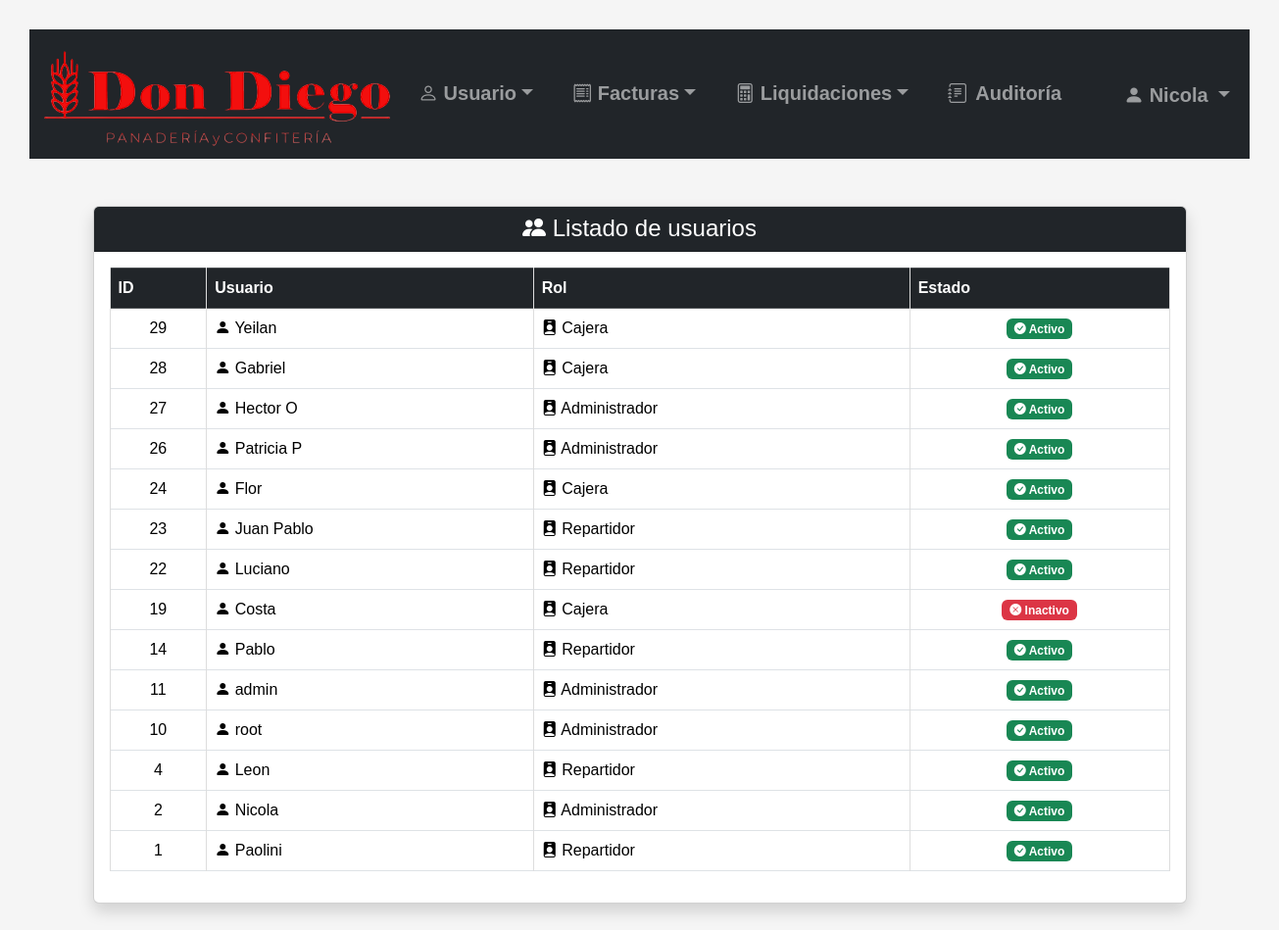
Page /listar_usuario.php (signed in) on the committed database.
### tables this page shows
CREATE TABLE `usuario` (
  `id` smallint(5) UNSIGNED NOT NULL,
  `usuario` varchar(32) NOT NULL,
  `contrasenia` varchar(255) NOT NULL,
  `activo` tinyint(1) NOT NULL DEFAULT 1,
  `id_ROL` tinyint(3) UNSIGNED NOT NULL
);

CREATE TABLE `rol` (
  `id` tinyint(3) UNSIGNED NOT NULL,
  `nombre` varchar(20) NOT NULL
);

### permisos.php (called while the page is built, shortened)
<?php
function obtenerRolUsuario(PDO $conexion, $idUsuario): ?string
{
    static $roles = [];
    $idUsuario = (int)$idUsuario;
    if (!array_key_exists($idUsuario, $roles)) {
        $stmt = $conexion->prepare(
            "SELECT LOWER(TRIM(r.nombre))
             FROM usuario u
             INNER JOIN rol r ON r.id = u.id_ROL
             WHERE u.id = ? AND u.activo = 1"
        );
        $stmt->execute([$idUsuario]);
        $rol = $stmt->fetchColumn();
        $roles[$idUsuario] = $rol === false ? null : $rol;
    }
    return $roles[$idUsuario];
}
function usuarioPuedeAdministrar(PDO $conexion, $idUsuario): bool
{
    $rol = obtenerRolUsuario($conexion, $idUsuario);
    return $rol !== null && !in_array($rol, ["repartidor", "cajero", "cajera"], true);
}
function exigirPermisoNoCajero(PDO $conexion, $idUsuario): void
{
    $rol = obtenerRolUsuario($conexion, $idUsuario);
}

### listar_usuario.php (the view, shortened to what this page needs)
<?php
require_once "conexion.php";
require_once "permisos.php";
exigirPermisoNoCajero($conexion, $_SESSION["id_usuario"]);
$sql = "SELECT  usuario.id, usuario.usuario, rol.nombre AS rol, usuario.activo
        FROM usuario INNER JOIN rol ON usuario.id_rol = rol.id
        ORDER BY usuario.id DESC";
$stmt = $conexion->prepare($sql);
$stmt->execute();
$usuarios = $stmt->fetchAll(PDO::FETCH_ASSOC);
?>
<!DOCTYPE html>
<html lang="es">
<head>
    <link rel="stylesheet" href="css/bootstrap-5.3.8/css/bootstrap.min.css">
    <link rel="stylesheet" href="imagenes/bootstrap-icons-1.13.1/bootstrap-icons.min.css">
    <link rel="stylesheet" href="css/estilo.css">
</head>
<body>
    <?php require_once "menu.php"; ?>
    <div class="container mt-5">
        <div class="card shadow mb-5">
            <div class="card-header bg-dark text-white text-center">
                <h4 class="mb-0"><i class="bi bi-people-fill"></i> Listado de usuarios</h4>
            </div>
            <div class="card-body">
                <?php if (count($usuarios) > 0): ?>
                    <div class="table-responsive">
                        <table class="table table-bordered table-hover align-middle">
                            <thead class="table-dark text-center">
                                <tr>
                                    <th>ID</th>
                                    <th>Usuario</th>
                                    <th>Rol</th>
                                    <th>Estado</th>
                                </tr>
                            </thead>
                            <tbody>
                                <?php foreach ($usuarios as $usuario): ?>
                                    <tr>
                                        <td class="text-center"><?= htmlspecialchars($usuario["id"]) ?></td>
                                        <td><i class="bi bi-person-fill"></i> <?= htmlspecialchars($usuario["usuario"]) ?></td>
                                        <td><i class="bi bi-person-badge-fill"></i> <?= htmlspecialchars($usuario["rol"]) ?></td>
                                        <td class="text-center">
                                            <?php if ($usuario["activo"] == 1): ?>
                                                <span class="badge bg-success"><i class="bi bi-check-circle-fill"></i> Activo</span>
                                            <?php else: ?>
                                                <span class="badge bg-danger"><i class="bi bi-x-circle-fill"></i> Inactivo</span>
                                            <?php endif; ?>
                                        </td>
                                    </tr>
                                <?php endforeach; ?>
                            </tbody>
                        </table>
                    </div>
                <?php endif; ?>
            </div>
        </div>
    </div>
</body>
</html>

### menu.php (shortened to what this page needs)
<?php
$usuarioPuedeAdministrar = false;
$usuarioEsCajero = false;
$usuarioEsRepartidor = false;
if (isset($_SESSION["id_usuario"])) {
    require_once "permisos.php";
    $rolUsuario = obtenerRolUsuario($conexion, $_SESSION["id_usuario"]);
    $usuarioPuedeAdministrar = usuarioPuedeAdministrar($conexion, $_SESSION["id_usuario"]);
    $usuarioEsCajero = in_array($rolUsuario, ["cajero", "cajera"], true);
    $usuarioEsRepartidor = $rolUsuario === "repartidor";
    $sqlUsuario = "SELECT usuario FROM usuario WHERE id = ?";
    $stmtUsuario = $conexion->prepare($sqlUsuario);
    $stmtUsuario->execute([$_SESSION["id_usuario"]]);
    $usuarioLogueado = $stmtUsuario->fetch(PDO::FETCH_ASSOC);
}
?>
<nav class="navbar navbar-expand-lg navbar-dark bg-dark">
    <div class="container-fluid">
        <a class="navbar-brand flex-grow-1" href="https://www.dondiegouy.com/"><img src="imagenes/logo.png" alt="Panaderia" class="d-inline-block align-text-top logo-menu"></a>
        <div class="offcanvas offcanvas-end text-bg-dark" tabindex="-1" id="menuNavegacion" aria-labelledby="menuNavegacionLabel">
            <div class="offcanvas-body justify-content-center">
                <ul class="navbar-nav flex-grow-1 pe-3 gap-4 fs-5">
                    <?php if (!$usuarioEsCajero && !$usuarioEsRepartidor): ?>
                        <li class="nav-item dropdown nav-underline">
                            <a class="nav-link dropdown-toggle fw-bold" href="#" role="button" data-bs-toggle="dropdown" aria-expanded="false"><i class="bi bi-person"></i> Usuario</a>
                        </li>
                    <?php endif; ?>
                    <li class="nav-item dropdown nav-underline">
                        <a class="nav-link dropdown-toggle fw-bold" href="#" role="button" data-bs-toggle="dropdown" aria-expanded="false"><i class="bi bi-receipt"></i> Facturas</a>
                    </li>
                    <li class="nav-item dropdown nav-underline">
                        <a class="nav-link dropdown-toggle fw-bold" href="#" role="button" data-bs-toggle="dropdown" aria-expanded="false"><i class="bi bi-calculator"></i> Liquidaciones</a>
                    </li>
                    <?php if ($usuarioPuedeAdministrar): ?>
                        <li class="nav-item nav-underline">
                            <a class="nav-link fw-bold d-inline-flex text-nowrap" href="auditoria.php"><i class="bi bi-journal-text me-2"></i> Auditoría</a>
                        </li>
                    <?php endif; ?>
                    <li class="nav-item dropdown mt-auto pe-3 fs-5 d-xxl-none">
                       <a class="nav-link dropdown-toggle fw-bold usuario-menu" href="#" role="button" data-bs-toggle="dropdown" aria-expanded="false">
                            <i class="bi bi-person-fill"></i>
                            <?= htmlspecialchars($usuarioLogueado["usuario"]) ?>
                        </a>
                    </li>
                </ul>
            </div>
        </div>
    </div>
</nav>

### estilo.css (style rules this page uses)
body { font-family: Arial, sans-serif; margin: 30px; background: #f5f5f5; }
table { width: 100%; border-collapse: collapse; background: white; }
th, td { padding: 10px; border: 1px solid #ddd; text-align: left; }
th { background: #eee; }

### rows in the picture
usuario: usuario "Nicola", id "2", id_ROL.nombre "Administrador", activo 1 (drawn)
usuario: id "29", usuario "Yeilan", id_ROL.nombre "Cajera", activo 1 (drawn)
usuario: id "28", usuario "Gabriel", id_ROL.nombre "Cajera", activo 1 (drawn)
usuario: id "27", usuario "Hector O", id_ROL.nombre "Administrador", activo 1 (drawn)
usuario: id "26", usuario "Patricia P", id_ROL.nombre "Administrador", activo 1 (drawn)
usuario: id "24", usuario "Flor", id_ROL.nombre "Cajera", activo 1 (drawn)
usuario: id "23", usuario "Juan Pablo", id_ROL.nombre "Repartidor", activo 1 (drawn)
usuario: id "22", usuario "Luciano", id_ROL.nombre "Repartidor", activo 1 (drawn)
usuario: id "19", usuario "Costa", id_ROL.nombre "Cajera", activo 0 (drawn)
usuario: id "14", usuario "Pablo", id_ROL.nombre "Repartidor", activo 1 (drawn)
usuario: id "11", usuario "admin", id_ROL.nombre "Administrador", activo 1 (drawn)
usuario: id "10", usuario "root", id_ROL.nombre "Administrador", activo 1 (drawn)
usuario: id "4", usuario "Leon", id_ROL.nombre "Repartidor", activo 1 (drawn)
usuario: id "1", usuario "Paolini", id_ROL.nombre "Repartidor", activo 1 (drawn)
